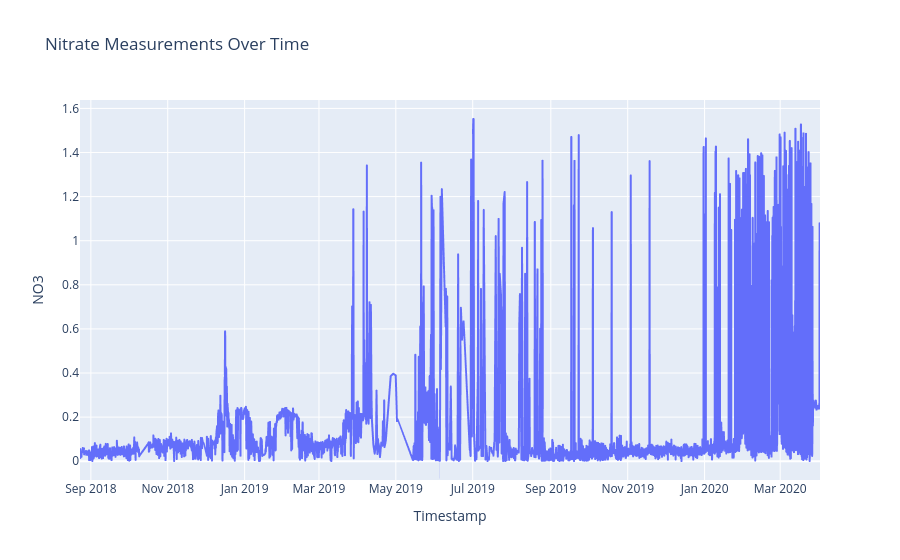

The notebook cell this image was saved under:
### Code cell
time_df = (
 df.dropna(subset=["Timestamp", "NO3"]).sort_values("Timestamp") ## drop NA then sort by time 
)

## plot with plotly
fig = px.line(
 time_df,
 x="Timestamp",
 y="NO3",
 title="Nitrate Measurements Over Time"
)

fig.show()

### Figure 1 — Plotly figure (JSON) as saved in the notebook; plotly's stock layout.template omitted (floating-point values rounded to 4 significant figures; data arrays with more than 128 entries replaced by an {"elided": "..."} marker saying what was removed)
{"data": [{"hovertemplate": "Timestamp=%{x}<br>NO3=%{y}<extra></extra>", "legendgroup": "", "line": {"color": "#636efa", "dash": "solid"}, "marker": {"symbol": "circle"}, "mode": "lines", "name": "", "showlegend": false, "type": "scattergl", "x": {"elided": "6651 str values"}, "xaxis": "x", "y": {"elided": "6651 float values"}, "yaxis": "y"}], "layout": {"legend": {"tracegroupgap": 0}, "title": {"text": "Nitrate Measurements Over Time"}, "xaxis": {"anchor": "y", "domain": [0, 1], "title": {"text": "Timestamp"}}, "yaxis": {"anchor": "x", "domain": [0, 1], "title": {"text": "NO3"}}}}
